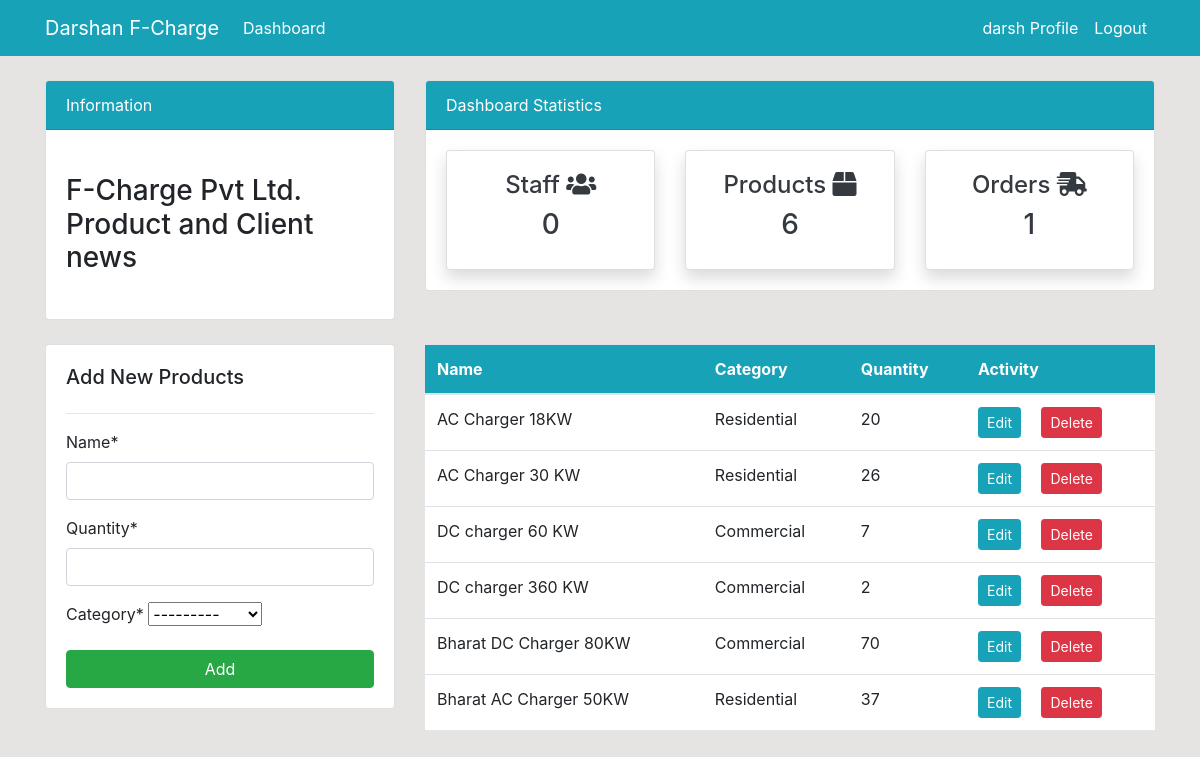
Screenshot of /products/ (signed in) with the database file from the repository.
### dashboard/models.py (models this page shows, shortened)
class Product(models.Model):
    name = models.CharField(max_length=100, null=True)
    quantity = models.PositiveIntegerField(null=True)
    category = models.CharField(max_length=50, choices=CATEGORY, null=True)

### dashboard/views.py (the view)
# urls.py: path('products/', views.products, name='dashboard-products'),
@login_required(login_url='user-login')
def products(request):
    product = Product.objects.all()
    product_count = product.count()
    customer = User.objects.filter(groups=2)
    customer_count = customer.count()
    order = Order.objects.all()
    order_count = order.count()
    product_quantity = Product.objects.filter(name='')
    if request.method == 'POST':
        form = ProductForm(request.POST)
        if form.is_valid():
            form.save()
            product_name = form.cleaned_data.get('name')
            messages.success(request, f'{product_name} has been added')
            return redirect('dashboard-products')
    else:
        form = ProductForm()
    context = {
        'product': product,
        'form': form,
        'customer_count': customer_count,
        'product_count': product_count,
        'order_count': order_count,
    }
    return render(request, 'dashboard/products.html', context)

### dashboard/forms.py
class ProductForm(forms.ModelForm):
    class Meta:
        model = Product
        fields = '__all__'

### templates/dashboard/products.html (shortened to what this page needs)
{% extends 'partials/base.html' %}
{% load crispy_forms_tags %}
{% block content %}
{% include 'partials/topside.html' %}
<div class="row my-4">
    <div class="col-md-4">
        <div class="card card-body">
            <h5>Add New Products</h5>
            <hr>
            <form method="POST">
                {{ form|crispy }}
                <input class="btn btn-success btn-block" type="submit" value="Add">
            </form>
        </div>
    </div>
    <div class="col-md-8">
        <table class="table bg-white">
            <thead class="bg-info text-white">
                <tr>
                    <th scope="col">Name</th>
                    <th scope="col">Category</th>
                    <th scope="col">Quantity</th>
                    <th scope="col">Activity</th>
                </tr>
            </thead>
            <tbody>
                {% for product in product %}
                <tr>
                    <td>{{ product.name }}</td>
                    <td>{{ product.category }}</td>
                    <td>{{ product.quantity }}</td>
                    <td>
                        <a class="btn btn-info btn-sm mr-2"
                            href="{% url 'dashboard-products-edit' product.id %}">Edit</a>
                        <a class="btn btn-danger btn-sm ml-2"
                            href="{% url 'dashboard-products-delete' product.id %}">Delete</a>
                    </td>
                </tr>
                {% endfor %}
            </tbody>
        </table>
    </div>
</div>
{% endblock %}

### templates/partials/nav.html (shortened to what this page needs)
<nav class="navbar navbar-expand-lg navbar-info bg-info">
    <div class="container">
        {% if user.is_authenticated %}
        <a class="navbar-brand text-white" href="{% url 'dashboard-index' %}">Darshan F-Charge</a>
        <div class="collapse navbar-collapse" id="navbarSupportedContent">
            <ul class="navbar-nav mr-auto">
                <li class="nav-item active">
                    <a class="nav-link text-white" href="{% url 'dashboard-index' %}">Dashboard </a>
                </li>
            </ul>
            <ul class="navbar-nav ml-auto">
                <li class="nav-item active">
                    <a class="nav-link text-white" href="{% url 'user-profile' %}">{{ user.username }} Profile
                        <span class="sr-only">(current)</span></a>
                </li>
                <li class="nav-item">
                    <a class="nav-link text-white" href="{% url 'user-logout' %}">Logout</a>
                </li>
            </ul>
            {% endif %}
        </div>
    </div>
</nav>

### static/style.css (style rules this page uses)
body { background: rgb(230, 227, 227); }

### rows the page displays
Product: name "AC Charger 18KW", category "Residential", quantity "20"
Product: name "AC Charger 30 KW", category "Residential", quantity "26"
Product: name "DC charger 60 KW", category "Commercial", quantity "7"
Product: name "DC charger 360 KW", category "Commercial", quantity "2"
Product: name "Bharat DC Charger 80KW", category "Commercial", quantity "70"
Product: name "Bharat AC Charger 50KW", category "Residential", quantity "37"

### other values shown
{{ user.username }} "darsh"
{{ customer_count }} "0"
{{ product_count }} "6"
{{ order_count }} "1"
